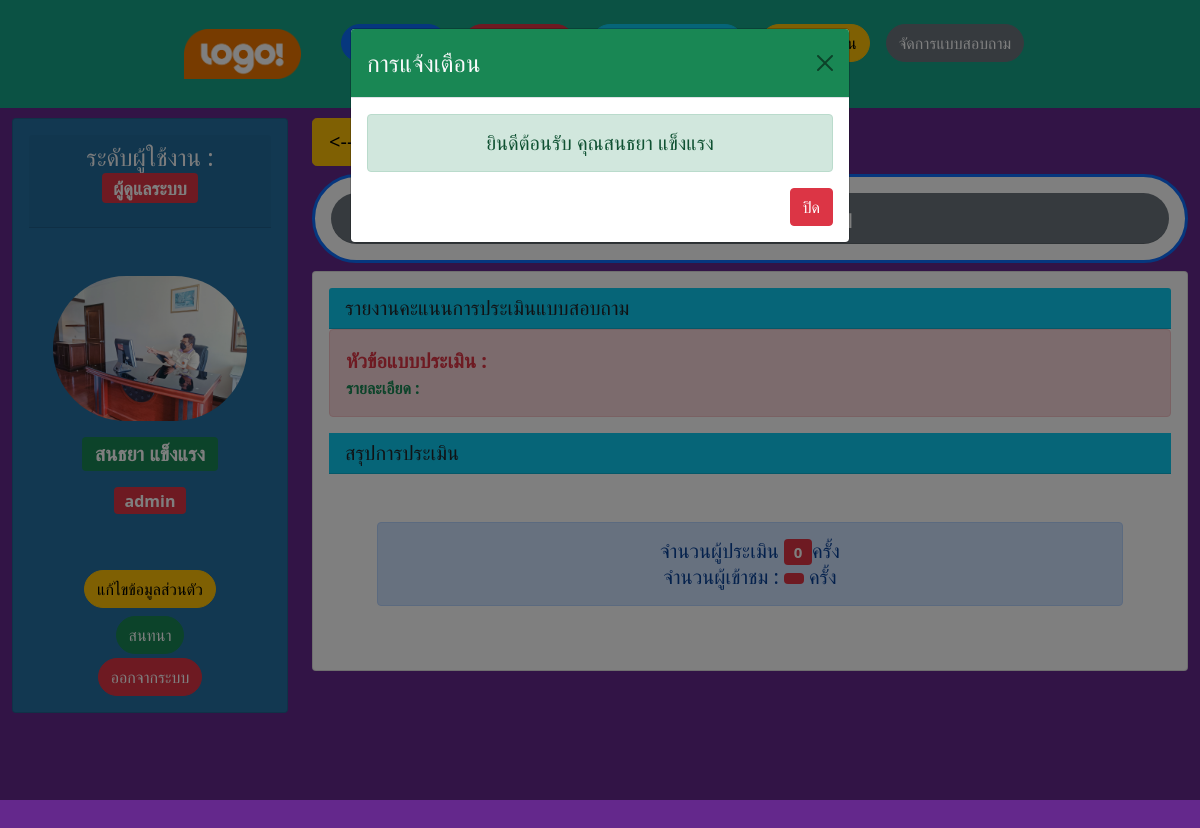
/admin/show-report.php (signed in), run on the app's committed database.
### tables this page shows
CREATE TABLE `users` (
  `id_user` int(5) NOT NULL COMMENT 'รหัส',
  `usernames` varchar(50) NOT NULL COMMENT 'ชื่อผู้ใช้งาน',
  `passwords` varchar(50) NOT NULL COMMENT 'รหัสผ่าน',
  `fname` varchar(100) NOT NULL COMMENT 'ชื่อ',
  `lname` varchar(100) NOT NULL COMMENT 'นามสกุล',
  `tel` text NOT NULL,
  `address` text NOT NULL COMMENT 'ที่อยู่',
  `pic` varchar(100) NOT NULL DEFAULT 'pic_default.jpg' COMMENT 'รูป',
  `birthday` date NOT NULL,
  `user_level` int(1) NOT NULL DEFAULT '0' COMMENT 'ระดับผู้ใช้งาน'
);

### admin/nav-admin.php (the view, shortened to what this page needs)
<nav class="navbar navbar-expand-lg navbar-dark p-3 fixed-top" id="headerNav" style="background-color: rgb(23,165, 137);">
  <div class="container-fluid">
    <div class=" collapse navbar-collapse" id="navbarNavDropdown">
      <ul class="navbar-nav mx-auto ">
          <li class="nav-item d-none d-lg-block navbar-brand">
            <a class="nav-link mx-2" href="index.php">
              <img src="../img/logo.png" height="50" />
            </a>
          </li>
          <div class="nav-item m-2 mt-2">
            <a href="admin-add-news.php" class="btn btn-primary rounded-pill">จัดการข่าวสาร</a>
          </div>
          <div class="nav-item m-2 mt-2">
            <a href="admin-add-package.php" class="btn btn-danger rounded-pill">จัดการแพ็คเกจ</a>
          </div>
          <div class="nav-item m-2 mt-2">
            <a href="admin-add-webboard.php" class="btn btn-info text-dark rounded-pill">จัดการกระดานสนทนา</a>
          </div>
          <div class="nav-item m-2 mt-2">
            <a href="admin-add-admin.php" class="btn btn-warning rounded-pill">จัดการผู้ใช้งาน</a>
          </div>
          <div class="nav-item m-2 mt-2">
            <a href="admin-add-report.php" class="btn btn-secondary rounded-pill">จัดการแบบสอบถาม</a>
          </div>
      </ul>
    </div>
  </div>
</nav>
   <br><br>
        <?php
          $id_user=$_SESSION['id_user'];
          $sql="SELECT * FROM users WHERE id_user = '$id_user'";
          $result=mysqli_query($conn,$sql);
          $row=mysqli_fetch_object($result);
         ?>

### admin/nav-left.php
<div class="card text-light d-none d-lg-block" style="background-color: rgb(36, 113, 163);" >
	<div class="card-body">
		<h4 class="card-header text-center">ระดับผู้ใช้งาน :
			<p class="badge bg-danger">ผู้ดูแลระบบ</p>
		</h4>
	    <div class="d-flex flex-column align-items-center text-center">
        	<img class="rounded-pill mt-5" width="80%" src="../uploads/<?php echo $row->pic;?>">
	          <p class="form-label badge bg-success fs-5 font-weight-bold mt-3"><?php echo $row->fname." ".$row->lname; ?></p>
	          <p class="form-label badge fs-6 mt-2 <?php if($row->user_level==1){echo "bg-danger";}else{echo "bg-warning";} ?>"><?php echo $row->usernames; ?></p>
        	<div class="mt-5">
            	<a href="edit-admin.php" class="btn btn-warning rounded-pill">แก้ไขข้อมูลส่วนตัว</a>
          	</div>
          	<div class="mt-2">
          		<a href="admin-add-chat-room.php" class="btn btn-success rounded-pill">สนทนา</a>
          	</div>
	        <div class="mt-1">
	            <a href="../logout.php" class="btn btn-danger rounded-pill">ออกจากระบบ</a>
	        </div>
        </div>
	</div>
</div>

### data on the page
users: pic (picture), fname "สนธยา", lname "แข็งแรง", usernames "admin"

### other printed values
$count_score "0"
$_SESSION['ok'] "ยินดีต้อนรับ คุณสนธยา แข็งแรง"
